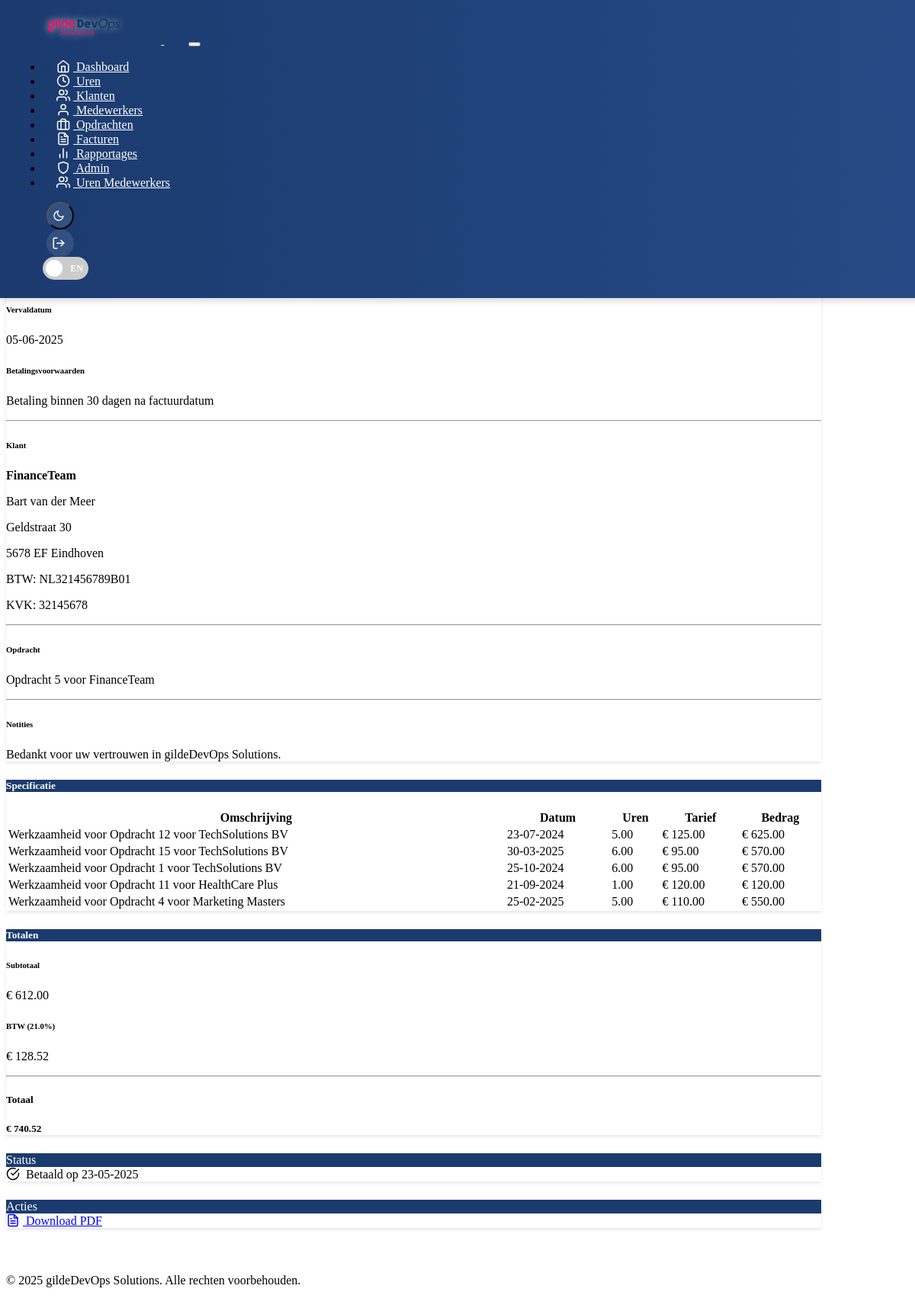
/factuur/7 (signed in), run on the app's committed database.
### models.py (models this page shows, shortened)
class Factuur(db.Model):
    __tablename__ = 'factuur'
    id = db.Column(db.Integer, primary_key=True)
    factuur_nummer = db.Column(db.String(50), unique=True, nullable=False)
    klant_id = db.Column(db.Integer, db.ForeignKey('klant.id'), nullable=False)
    opdracht_id = db.Column(db.Integer, db.ForeignKey('opdracht.id'), nullable=True)  # Optional link to assignment
    datum = db.Column(db.Date, nullable=False, default=datetime.utcnow)
    vervaldatum = db.Column(db.Date, nullable=False)  # Due date
    btw_percentage = db.Column(db.Float, default=21.0)  # VAT percentage
    subtotaal = db.Column(db.Float, nullable=False)  # Subtotal before VAT
    btw_bedrag = db.Column(db.Float, nullable=False)  # VAT amount
    totaal = db.Column(db.Float, nullable=False)  # Total including VAT
    betaald = db.Column(db.Boolean, default=False)  # Payment status
    betaaldatum = db.Column(db.Date, nullable=True)  # Date of payment
    betalingsvoorwaarden = db.Column(db.String(500), default='Betaling binnen 30 dagen')  # Payment terms
    notities = db.Column(db.Text, nullable=True)  # Additional notes
    creator_id = db.Column(db.Integer, db.ForeignKey('user.id'), nullable=False)  # User who created the invoice
    created_at = db.Column(db.DateTime, default=datetime.utcnow)  # Creation timestamp
    updated_at = db.Column(db.DateTime, default=datetime.utcnow, onupdate=datetime.utcnow)  # Last update
    werkzaamheden = db.relationship('Werkzaamheid', backref='factuur', lazy=True)  # Activities included in invoice
    time_entries = db.relationship('TimeEntry', backref='factuur', lazy=True)  # Time entries included in invoice
    __table_args__ = (
        Index('idx_factuur_nummer', 'factuur_nummer'),
        Index('idx_factuur_klant', 'klant_id'),
        Index('idx_factuur_datum', 'datum'),
        Index('idx_factuur_betaald', 'betaald'),
    )

class Klant(db.Model):
    __tablename__ = 'klant'
    id = db.Column(db.Integer, primary_key=True)
    bedrijfsnaam = db.Column(db.String(100), nullable=False)
    voornaam = db.Column(db.String(50), nullable=False)
    tussenvoegsel = db.Column(db.String(20))
    achternaam = db.Column(db.String(50), nullable=False)
    functie = db.Column(db.String(100))
    email = db.Column(db.String(120), unique=True, nullable=False)
    telefoonnummer = db.Column(db.String(20))
    adres = db.Column(db.String(200))
    postcode = db.Column(db.String(10))
    plaats = db.Column(db.String(100))
    land = db.Column(db.String(100), default='Nederland')
    btw_nummer = db.Column(db.String(50))
    kvk_nummer = db.Column(db.String(50))
    status = db.Column(db.String(50), default='actief')  # actief, inactief, prospect
    created_at = db.Column(db.DateTime, default=datetime.utcnow)
    opdrachten = db.relationship('Opdracht', backref='klant', lazy=True)
    facturen = db.relationship('Factuur', backref='klant', lazy=True)
    __table_args__ = (
        Index('idx_klant_email', 'email'),
        Index('idx_klant_naam', 'bedrijfsnaam', 'achternaam'),
        Index('idx_klant_status', 'status'),
    )
    def get_fullname(self):
        if self.tussenvoegsel:
            return f"{self.voornaam} {self.tussenvoegsel} {self.achternaam}"
        return f"{self.voornaam} {self.achternaam}"

class Opdracht(db.Model):
    __tablename__ = 'opdracht'
    id = db.Column(db.Integer, primary_key=True)
    klant_id = db.Column(db.Integer, db.ForeignKey('klant.id', ondelete='CASCADE'), nullable=False)
    titel = db.Column(db.String(200), nullable=False)
    omschrijving = db.Column(db.Text)
    aanvraagdatum = db.Column(db.Date, nullable=False, default=datetime.utcnow)
    benodigde_kennis = db.Column(db.String(500))
    deadline = db.Column(db.Date, nullable=True)
    status = db.Column(db.String(50), default='open')  # open, in-progress, completed, cancelled
    uurtarief = db.Column(db.Float, nullable=True)  # Hourly rate for this assignment
    created_at = db.Column(db.DateTime, default=datetime.utcnow)
    werkzaamheden = db.relationship('Werkzaamheid', backref='opdracht', lazy=True)
    facturen = db.relationship('Factuur', backref='opdracht', lazy=True)
    __table_args__ = (
        Index('idx_opdracht_klant', 'klant_id'),
        Index('idx_opdracht_datum', 'aanvraagdatum'),
        Index('idx_opdracht_status', 'status'),
    )

class Werkzaamheid(db.Model):
    __tablename__ = 'werkzaamheid'
    id = db.Column(db.Integer, primary_key=True)
    medewerker_id = db.Column(db.Integer, db.ForeignKey('medewerker.id', ondelete='CASCADE'), nullable=False)
    opdracht_id = db.Column(db.Integer, db.ForeignKey('opdracht.id', ondelete='CASCADE'), nullable=False)
    aantal_uren = db.Column(db.Float, nullable=False)
    omschrijving = db.Column(db.Text, nullable=False)
    datum = db.Column(db.Date, nullable=False, default=datetime.utcnow)
    is_declarabel = db.Column(db.Boolean, default=True)  # Billable flag
    uurtarief_override = db.Column(db.Float, nullable=True)  # Override default rate if needed
    created_at = db.Column(db.DateTime, default=datetime.utcnow)
    factuur_id = db.Column(db.Integer, db.ForeignKey('factuur.id'), nullable=True)  # Link to invoice if billed
    __table_args__ = (
        Index('idx_werkzaamheid_medewerker', 'medewerker_id'),
        Index('idx_werkzaamheid_opdracht', 'opdracht_id'),
        Index('idx_werkzaamheid_datum', 'datum'),
        Index('idx_werkzaamheid_factuur', 'factuur_id'),
    )

### routes_invoices.py (the view)
@app.route('/factuur/<int:factuur_id>')
@login_required
@view_all_required
def bekijk_factuur(factuur_id):
    factuur = Factuur.query.get_or_404(factuur_id)
    today = datetime.now().date()
    return render_template('factuur_detail.html', factuur=factuur, today=today)

### templates/factuur_detail.html (shortened to what this page needs)
{% extends "base.html" %}
{% block content %}
<div class="container">
    <div class="d-flex justify-content-between align-items-center mb-4">
        <h1>
            <i data-feather="file-text" class="feather-lg me-2"></i>
            <span data-translate="Factuur">Factuur</span> {{ factuur.factuur_nummer }}
        </h1>
        <div class="btn-group">
            <a href="{{ url_for('facturen') }}" class="btn btn-outline-secondary">
            </a>
            <a href="{{ url_for('factuur_pdf', factuur_id=factuur.id) }}" class="btn btn-outline-danger" target="_blank">
                <i data-feather="file-text" class="feather-sm"></i> <span data-translate="PDF">PDF</span>
            </a>
        </div>
    </div>
    <div class="row">
        <div class="col-md-8">
            <div class="card shadow mb-4">
                <div class="card-header bg-dark text-white">
                    <h5 class="mb-0"><span data-translate="Factuurgegevens">Factuurgegevens</span></h5>
                </div>
                <div class="card-body">
                    <div class="row mb-3">
                        <div class="col-md-6">
                            <h6><span data-translate="Factuurnummer">Factuurnummer</span></h6>
                            <p class="text-muted">{{ factuur.factuur_nummer }}</p>
                        </div>
                        <div class="col-md-6">
                            <h6><span data-translate="Datum">Datum</span></h6>
                            <p class="text-muted">{{ factuur.datum.strftime('%d-%m-%Y') }}</p>
                        </div>
                    </div>
                    <div class="row mb-3">
                        <div class="col-md-6">
                            <h6><span data-translate="Vervaldatum">Vervaldatum</span></h6>
                            <p class="text-muted">{{ factuur.vervaldatum.strftime('%d-%m-%Y') }}</p>
                        </div>
                        <div class="col-md-6">
                            <h6><span data-translate="Betalingsvoorwaarden">Betalingsvoorwaarden</span></h6>
                            <p class="text-muted">{{ factuur.betalingsvoorwaarden }}</p>
                        </div>
                    </div>
                    <hr>
                    <div class="row mb-3">
                        <div class="col-md-12">
                            <h6><span data-translate="Klant">Klant</span></h6>
                            <p class="mb-1"><strong>{{ factuur.klant.bedrijfsnaam }}</strong></p>
                            <p class="mb-1">{{ factuur.klant.get_fullname() }}</p>
                            <p class="mb-1">{{ factuur.klant.adres }}</p>
                            <p class="mb-1">{{ factuur.klant.postcode }} {{ factuur.klant.plaats }}</p>
                            <p class="mb-0">BTW: {{ factuur.klant.btw_nummer or 'Niet gespecificeerd' }}</p>
                            <p class="mb-0">KVK: {{ factuur.klant.kvk_nummer or 'Niet gespecificeerd' }}</p>
                        </div>
                    </div>
                    {% if factuur.opdracht %}
                    <hr>
                    <div class="row mb-3">
                        <div class="col-md-12">
                            <h6><span data-translate="Opdracht">Opdracht</span></h6>
                            <p class="text-muted">{{ factuur.opdracht.titel }}</p>
                        </div>
                    </div>
                    {% endif %}
                    {% if factuur.notities %}
                    <hr>
                    <div class="row mb-3">
                        <div class="col-md-12">
                            <h6><span data-translate="Notities">Notities</span></h6>
                            <p class="text-muted">{{ factuur.notities }}</p>
                        </div>
                    </div>
                    {% endif %}
                </div>
            </div>
            <div class="card shadow mb-4">
                <div class="card-header bg-dark text-white">
                    <h5 class="mb-0"><span data-translate="Specificatie">Specificatie</span></h5>
                </div>
                <div class="card-body p-0">
                    {% if factuur.werkzaamheden or factuur.time_entries %}
                    <div class="table-responsive">
                        <table class="table table-striped table-hover mb-0">
                            <thead class="table-light">
                                <tr>
                                    <th><span data-translate="Omschrijving">Omschrijving</span></th>
                                    <th><span data-translate="Datum">Datum</span></th>
                                    <th class="text-end"><span data-translate="Uren">Uren</span></th>
                                    <th class="text-end"><span data-translate="Tarief">Tarief</span></th>
                                    <th class="text-end"><span data-translate="Bedrag">Bedrag</span></th>
                                </tr>
                            </thead>
                            <tbody>
                                {% for werkzaamheid in factuur.werkzaamheden %}
                                <tr>
                                    <td>{{ werkzaamheid.omschrijving }}</td>
                                    <td>{{ werkzaamheid.datum.strftime('%d-%m-%Y') }}</td>
                                    <td class="text-end">{{ "%.2f"|format(werkzaamheid.aantal_uren) }}</td>
                                    <td class="text-end">
                                        {% if werkzaamheid.uurtarief_override %}
                                        € {{ "%.2f"|format(werkzaamheid.uurtarief_override) }}
                                        {% elif werkzaamheid.opdracht.uurtarief %}
                                        € {{ "%.2f"|format(werkzaamheid.opdracht.uurtarief) }}
                                        {% else %}
                                        € --,--
                                        {% endif %}
                                    </td>
                                    <td class="text-end">
                                        {% if werkzaamheid.uurtarief_override %}
                                        € {{ "%.2f"|format(werkzaamheid.aantal_uren * werkzaamheid.uurtarief_override) }}
                                        {% elif werkzaamheid.opdracht.uurtarief %}
                                        € {{ "%.2f"|format(werkzaamheid.aantal_uren * werkzaamheid.opdracht.uurtarief) }}
                                        {% else %}
                                        € --,--
                                        {% endif %}
                                    </td>
                                </tr>
                                {% endfor %}
                            </tbody>
                        </table>
                    </div>
                    {% else %}
                    <div class="text-center py-4">
                        <p class="mb-0 text-muted"><span data-translate="Geen gespecificeerde items">Geen gespecificeerde items</span></p>
                    </div>
                    {% endif %}
                </div>
            </div>
        </div>
        <div class="col-md-4">
            <div class="card shadow mb-4">
                <div class="card-header bg-dark text-white">
                    <h5 class="mb-0"><span data-translate="Totalen">Totalen</span></h5>
                </div>
                <div class="card-body">
                    <div class="d-flex justify-content-between mb-2">
                        <h6><span data-translate="Subtotaal">Subtotaal</span></h6>
                        <p class="mb-0">€ {{ "%.2f"|format(factuur.subtotaal) }}</p>
                    </div>
                    <div class="d-flex justify-content-between mb-2">
                        <h6><span data-translate="BTW">BTW</span> ({{ "%.1f"|format(factuur.btw_percentage) }}%)</h6>
                        <p class="mb-0">€ {{ "%.2f"|format(factuur.btw_bedrag) }}</p>
                    </div>
                    <hr>
                    <div class="d-flex justify-content-between">
                        <h5><span data-translate="Totaal">Totaal</span></h5>
                        <h5>€ {{ "%.2f"|format(factuur.totaal) }}</h5>
                    </div>
                </div>
            </div>
            <div class="card shadow mb-4">
                <div class="card-header bg-dark text-white">
                </div>
                <div class="card-body">
                    <div class="mb-3">
                        {% if factuur.betaald %}
                        <div class="alert alert-success">
                            <i data-feather="check-circle" class="feather-sm me-2"></i>
                            <span data-translate="Betaald op">Betaald op</span>
                            {% if factuur.betaaldatum %}
                                {{ factuur.betaaldatum.strftime('%d-%m-%Y') }}
                            {% else %}
                                <span data-translate="Datum onbekend">Datum onbekend</span>
                            {% endif %}
                        </div>
                        {% endif %}
                    </div>
                </div>
            </div>
            <div class="card shadow mb-4">
                <div class="card-header bg-dark text-white">
                </div>
                <div class="card-body">
                    <a href="{{ url_for('factuur_pdf', factuur_id=factuur.id) }}" class="btn btn-outline-danger w-100 mb-2" target="_blank">
                        <i data-feather="file-text" class="feather-sm me-2"></i>
                        <span data-translate="Download PDF">Download PDF</span>
                    </a>
                </div>
            </div>
        </div>
    </div>
</div>
{% endblock %}

### data on the page
Factuur: vervaldatum "05-06-2025", betalingsvoorwaarden "Betaling binnen 30 dagen na factuurdatum", notities "Bedankt voor uw vertrouwen in gildeDevOps Solutions.", subtotaal "612.00", btw_percentage "21.0", btw_bedrag "128.52", totaal "740.52", betaaldatum "23-05-2025"
Klant: klant.bedrijfsnaam "FinanceTeam", klant.get_fullname "Bart van der Meer", klant.adres "Geldstraat 30", klant.postcode "5678 EF", klant.plaats "Eindhoven", klant "NL321456789B01", klant "32145678"
Opdracht: opdracht.titel "Opdracht 5 voor FinanceTeam"
Werkzaamheid: omschrijving "Werkzaamheid voor Opdracht 12 voor TechSolutions BV", datum "23-07-2024", aantal_uren "5.00", werkzaamheid.aantal_uren*werkzaamheid.opdracht.uurtarief "625.00"
Opdracht: opdracht.uurtarief "125.00"
Werkzaamheid: omschrijving "Werkzaamheid voor Opdracht 15 voor TechSolutions BV", datum "30-03-2025", aantal_uren "6.00", werkzaamheid.aantal_uren*werkzaamheid.opdracht.uurtarief "570.00"
Opdracht: opdracht.uurtarief "95.00"
Werkzaamheid: omschrijving "Werkzaamheid voor Opdracht 1 voor TechSolutions BV", datum "25-10-2024", aantal_uren "6.00", werkzaamheid.aantal_uren*werkzaamheid.opdracht.uurtarief "570.00"
Opdracht: opdracht.uurtarief "95.00"
Werkzaamheid: omschrijving "Werkzaamheid voor Opdracht 11 voor HealthCare Plus", datum "21-09-2024", aantal_uren "1.00", uurtarief_override "120.00", werkzaamheid.aantal_uren*werkzaamheid.uurtarief_override "120.00"
Werkzaamheid: omschrijving "Werkzaamheid voor Opdracht 4 voor Marketing Masters", datum "25-02-2025", aantal_uren "5.00", werkzaamheid.aantal_uren*werkzaamheid.opdracht.uurtarief "550.00"
Opdracht: opdracht.uurtarief "110.00"
